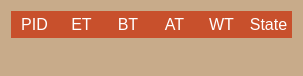
<?xml version="1.0" encoding="UTF-8"?>
<ui version="4.0">
 <class>P_template_exe</class>
 <widget class="QWidget" name="P_template_exe">
  <property name="geometry">
   <rect>
    <x>0</x>
    <y>0</y>
    <width>303</width>
    <height>76</height>
   </rect>
  </property>
  <property name="sizePolicy">
   <sizepolicy hsizetype="Fixed" vsizetype="Fixed">
    <horstretch>0</horstretch>
    <verstretch>0</verstretch>
   </sizepolicy>
  </property>
  <property name="windowTitle">
   <string>Form</string>
  </property>
  <property name="styleSheet">
   <string notr="true">background-color:rgb(200, 171, 138);</string>
  </property>
  <layout class="QVBoxLayout" name="verticalLayout_7">
   <item>
    <layout class="QHBoxLayout" name="horizontalLayout">
     <property name="spacing">
      <number>0</number>
     </property>
     <item>
      <layout class="QVBoxLayout" name="verticalLayout_5">
       <item>
        <widget class="QLabel" name="label">
         <property name="styleSheet">
          <string notr="true">font-size:16px;
background-color:rgb(200, 80, 44);
font-family:&quot;Segoe UI&quot;;
color:white;

</string>
         </property>
         <property name="text">
          <string>PID</string>
         </property>
         <property name="alignment">
          <set>Qt::AlignmentFlag::AlignCenter</set>
         </property>
        </widget>
       </item>
       <item>
        <widget class="QLabel" name="Pid_label">
         <property name="styleSheet">
          <string notr="true">font-size:20px;
font-family:&quot;Segoe UI&quot;;
font-weight:bolder;
color:rgb(170, 0, 0)</string>
         </property>
         <property name="text">
          <string/>
         </property>
         <property name="alignment">
          <set>Qt::AlignmentFlag::AlignCenter</set>
         </property>
        </widget>
       </item>
      </layout>
     </item>
     <item>
      <layout class="QVBoxLayout" name="verticalLayout_2">
       <item>
        <widget class="QLabel" name="label_4">
         <property name="styleSheet">
          <string notr="true">font-size:16px;
background-color:rgb(200, 80, 44);
font-family:&quot;Segoe UI&quot;;
color:white;

</string>
         </property>
         <property name="text">
          <string>ET</string>
         </property>
         <property name="alignment">
          <set>Qt::AlignmentFlag::AlignCenter</set>
         </property>
        </widget>
       </item>
       <item>
        <widget class="QLabel" name="ExT_label">
         <property name="styleSheet">
          <string notr="true">font-size:20px;
font-family:&quot;Segoe UI&quot;;
font-weight:bolder;
color:rgb(170, 0, 0)</string>
         </property>
         <property name="text">
          <string/>
         </property>
         <property name="alignment">
          <set>Qt::AlignmentFlag::AlignCenter</set>
         </property>
        </widget>
       </item>
      </layout>
     </item>
     <item>
      <layout class="QVBoxLayout" name="verticalLayout_3">
       <item>
        <widget class="QLabel" name="label_3">
         <property name="styleSheet">
          <string notr="true">font-size:16px;
background-color:rgb(200, 80, 44);
font-family:&quot;Segoe UI&quot;;
color:white;

</string>
         </property>
         <property name="text">
          <string>BT</string>
         </property>
         <property name="alignment">
          <set>Qt::AlignmentFlag::AlignCenter</set>
         </property>
        </widget>
       </item>
       <item>
        <widget class="QLabel" name="BT_label">
         <property name="styleSheet">
          <string notr="true">font-size:20px;
font-family:&quot;Segoe UI&quot;;
font-weight:bolder;
color:rgb(170, 0, 0)</string>
         </property>
         <property name="text">
          <string/>
         </property>
         <property name="alignment">
          <set>Qt::AlignmentFlag::AlignCenter</set>
         </property>
        </widget>
       </item>
      </layout>
     </item>
     <item>
      <layout class="QVBoxLayout" name="verticalLayout_4">
       <item>
        <widget class="QLabel" name="label_2">
         <property name="styleSheet">
          <string notr="true">font-size:16px;
background-color:rgb(200, 80, 44);
font-family:&quot;Segoe UI&quot;;
color:white;

</string>
         </property>
         <property name="text">
          <string>AT</string>
         </property>
         <property name="alignment">
          <set>Qt::AlignmentFlag::AlignCenter</set>
         </property>
        </widget>
       </item>
       <item>
        <widget class="QLabel" name="AT_label">
         <property name="styleSheet">
          <string notr="true">font-size:20px;
font-family:&quot;Segoe UI&quot;;
font-weight:bolder;
color:rgb(170, 0, 0)</string>
         </property>
         <property name="text">
          <string/>
         </property>
         <property name="alignment">
          <set>Qt::AlignmentFlag::AlignCenter</set>
         </property>
        </widget>
       </item>
      </layout>
     </item>
     <item>
      <layout class="QVBoxLayout" name="verticalLayout">
       <item>
        <widget class="QLabel" name="label_5">
         <property name="styleSheet">
          <string notr="true">font-size:16px;
background-color:rgb(200, 80, 44);
font-family:&quot;Segoe UI&quot;;
color:white;

</string>
         </property>
         <property name="text">
          <string>WT</string>
         </property>
         <property name="alignment">
          <set>Qt::AlignmentFlag::AlignCenter</set>
         </property>
        </widget>
       </item>
       <item>
        <widget class="QLabel" name="WT_label">
         <property name="styleSheet">
          <string notr="true">font-size:20px;
font-family:&quot;Segoe UI&quot;;
font-weight:bolder;
color:rgb(170, 0, 0)</string>
         </property>
         <property name="text">
          <string/>
         </property>
         <property name="alignment">
          <set>Qt::AlignmentFlag::AlignCenter</set>
         </property>
        </widget>
       </item>
      </layout>
     </item>
     <item>
      <layout class="QVBoxLayout" name="verticalLayout_6">
       <item>
        <widget class="QLabel" name="label_6">
         <property name="styleSheet">
          <string notr="true">font-size:16px;
background-color:rgb(200, 80, 44);
font-family:&quot;Segoe UI&quot;;
color:white;

</string>
         </property>
         <property name="text">
          <string>State</string>
         </property>
         <property name="alignment">
          <set>Qt::AlignmentFlag::AlignCenter</set>
         </property>
        </widget>
       </item>
       <item>
        <widget class="QLabel" name="state">
         <property name="styleSheet">
          <string notr="true">font-size:20px;
font-family:&quot;Segoe UI&quot;;
font-weight:bolder;
color:rgb(170, 0, 0)</string>
         </property>
         <property name="text">
          <string/>
         </property>
         <property name="alignment">
          <set>Qt::AlignmentFlag::AlignCenter</set>
         </property>
        </widget>
       </item>
      </layout>
     </item>
    </layout>
   </item>
  </layout>
 </widget>
 <resources/>
 <connections/>
</ui>
